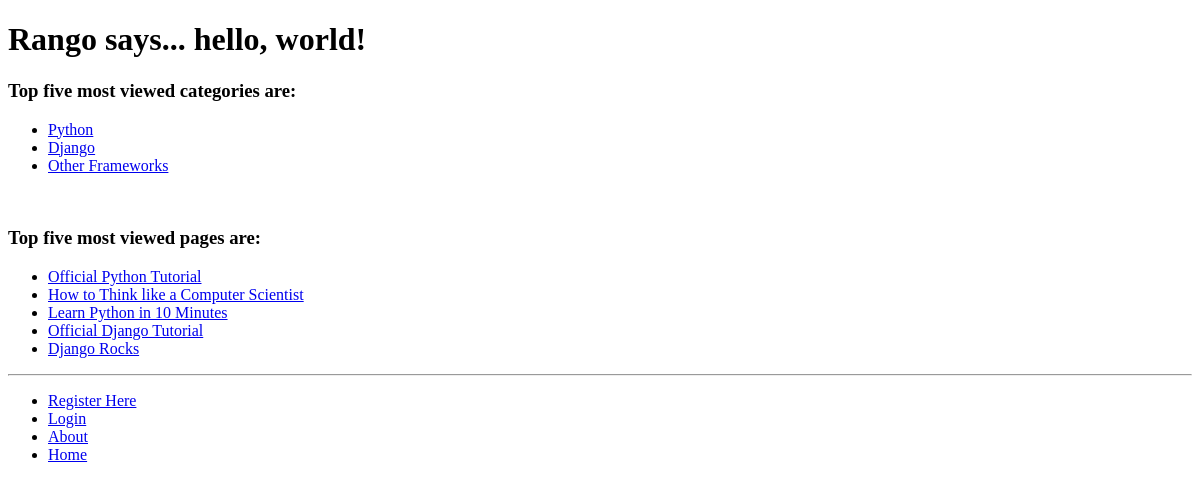
The app's page /rango/, older data.
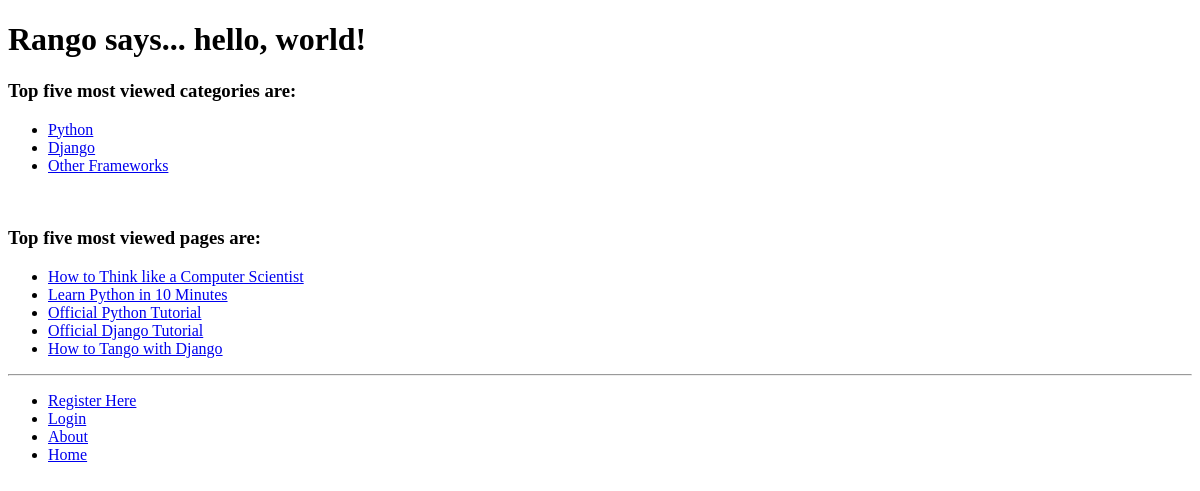
The same page, newer data.
### rangoapp/models.py (models this page shows, shortened)
class Category(models.Model):
    name = models.CharField(max_length=128, unique=True)
    views = models.IntegerField(default=0)
    likes = models.IntegerField(default=0)
    slug = models.SlugField()

class Page(models.Model):
    category = models.ForeignKey(Category)
    title = models.CharField(max_length=128)
    url = models.URLField()
    views = models.IntegerField(default=0)

### rangoapp/views.py (the view)
def index(request):
    category_list = Category.objects.order_by('-likes')[:5]
    page_list = Page.objects.order_by('-views')[:5]
    context_dict = {'categories': category_list, 'pages': page_list}
    return render(request, 'rangoapp/index.html', context_dict)

### templates/rangoapp/index.html (shortened to what this page needs)
{% extends 'rangoapp/base.html' %}
{% block body_block %}
    {% if user.is_authenticated %}
        <h1>Rango says...hello, {{ user.username }}!</h1>
    {% else %}
        <h1>Rango says... hello, world!</h1>
    {% endif %}
    <h3>Top five most viewed categories are:</h3>
    {% if categories %}
        <ul>
            {% for category in categories %}
                <li><a href="{% url 'rango_nspc:category' category.slug %}">{{ category.name }}</a></li>
            {% endfor %}
        </ul>
    {% else %}
        <strong>There are no categories at present.</strong>
    {% endif %}
    <br/>
    <h3>Top five most viewed pages are:</h3>
    {% if pages %}
        <ul>
            {% for page in pages %}
                <li><a href="{{ page.url }}">{{ page.title }}</a></li>
            {% endfor %}
        </ul>
    {% else %}
        <strong>There are no pages at present.</strong>
    {% endif %}
{% endblock %}

Row changes from the older to the newer data that the page shows:
no longer on this page (row edited): Page: title "Django Rocks"
changed Page "Official Python Tutorial": moves down the list
now on this page (row edited): Page: title "How to Tango with Django"
